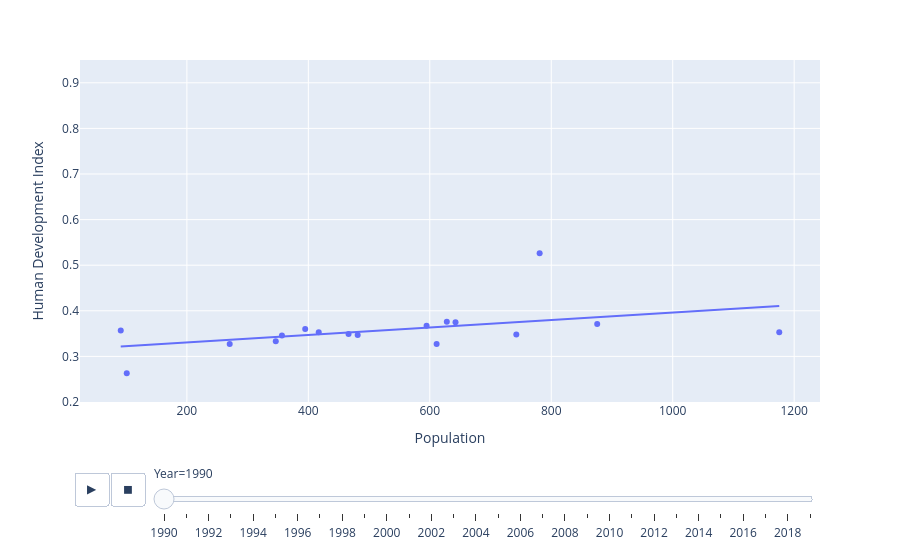

Notebook code for this chart:
### Code cell
px.scatter(
    df1,
    x=INDICATOR5,                             # Data for x-axis
    log_x = False,
    #range_x= [0, 2200],
    range_y= [0.20, 0.95],
    y=INDICATOR1,                             # Data for y-axis
    #color=ADM1,                              # Data for color coding
    #symbol=ADM1,                             # Data for symbol coding
    hover_name=ADM3,                         # Municipality for hover tooltip
    trendline='ols',                          # Adding OLS trendline
    #trendline_scope= "overall",
    hover_data=[INDICATOR1],                 # Additional data for hover tooltip
    #marginal_x= 'box',
    #marginal_y= 'box',
    animation_frame= 'year',
    labels=dict(data_dict)                    # Custom labels from data_dict
)

### Figure 1 — Plotly figure (JSON) as saved in the notebook; plotly's stock layout.template omitted (floating-point values rounded to 4 significant figures)
{"data": [{"hovertemplate": "<b>%{hovertext}</b><br><br>Year=1990<br>Population=%{x}<br>Human Development Index=%{y}<extra></extra>", "hovertext": ["Kaoh Kong", "Prey Veaeng", "Pousat", "Svay Rieng", "Takaev", "Kampong Spueu", "Banteay Mean Chey", "Preah Vihear-Stueng Traeng-Kracheh", "Bat Dambang-Krong Pailin", "Siem Reab-Otdar Mean Chey", "Phnom Penh", "Kampong Thum", "Kampot-Krong Kaeb-Krong Preah Sihanouk", "Kampong Chhnang", "Kampong Cham (incl Tboung Khmum)", "Kandal", "Mondol Kiri-Rotanak Kiri"], "legendgroup": "", "marker": {"color": "#636efa", "symbol": "circle"}, "mode": "markers", "name": "", "orientation": "v", "showlegend": false, "type": "scatter", "x": [91.1, 742.5, 270.5, 394.8, 642.4, 481.3, 417.1, 356.5, 628.0, 611.2, 780.9, 466.2, 594.7, 346.4, 1175.0, 875.7, 101.0], "xaxis": "x", "y": [0.357, 0.348, 0.327, 0.36, 0.375, 0.347, 0.353, 0.346, 0.376, 0.327, 0.526, 0.349, 0.367, 0.333, 0.353, 0.371, 0.263], "yaxis": "y"}, {"hovertemplate": "<b>OLS trendline</b><br>shdi = 8.20743e-05 * pop + 0.314196<br>R<sup>2</sup>=0.200078<br><br>Year=1990<br>Population=%{x}<br>Human Development Index=%{y} <b>(trend)</b><extra></extra>", "legendgroup": "", "marker": {"color": "#636efa", "symbol": "circle"}, "mode": "lines", "name": "", "showlegend": false, "type": "scatter", "x": [91.1, 101.0, 270.5, 346.4, 356.5, 394.8, 417.1, 466.2, 481.3, 594.7, 611.2, 628.0, 642.4, 742.5, 780.9, 875.7, 1175.0], "xaxis": "x", "y": [0.3217, 0.3225, 0.3364, 0.3426, 0.3435, 0.3466, 0.3484, 0.3525, 0.3537, 0.363, 0.3644, 0.3657, 0.3669, 0.3751, 0.3783, 0.3861, 0.4107], "yaxis": "y"}], "layout": {"legend": {"tracegroupgap": 0}, "margin": {"t": 60}, "sliders": [{"active": 0, "currentvalue": {"prefix": "Year="}, "len": 0.9, "pad": {"b": 10, "t": 60}, "steps": [{"args": [["1990"], {"frame": {"duration": 0, "redraw": false}, "fromcurrent": true, "mode": "immediate", "transition": {"duration": 0, "easing": "linear"}}], "label": "1990", "method": "animate"}, {"args": [["1991"], {"frame": {"duration": 0, "redraw": false}, "fromcurrent": true, "mode": "immediate", "transition": {"duration": 0, "easing": "linear"}}], "label": "1991", "method": "animate"}, {"args": [["1992"], {"frame": {"duration": 0, "redraw": false}, "fromcurrent": true, "mode": "immediate", "transition": {"duration": 0, "easing": "linear"}}], "label": "1992", "method": "animate"}, {"args": [["1993"], {"frame": {"duration": 0, "redraw": false}, "fromcurrent": true, "mode": "immediate", "transition": {"duration": 0, "easing": "linear"}}], "label": "1993", "method": "animate"}, {"args": [["1994"], {"frame": {"duration": 0, "redraw": false}, "fromcurrent": true, "mode": "immediate", "transition": {"duration": 0, "easing": "linear"}}], "label": "1994", "method": "animate"}, {"args": [["1995"], {"frame": {"duration": 0, "redraw": false}, "fromcurrent": true, "mode": "immediate", "transition": {"duration": 0, "easing": "linear"}}], "label": "1995", "method": "animate"}, {"args": [["1996"], {"frame": {"duration": 0, "redraw": false}, "fromcurrent": true, "mode": "immediate", "transition": {"duration": 0, "easing": "linear"}}], "label": "1996", "method": "animate"}, {"args": [["1997"], {"frame": {"duration": 0, "redraw": false}, "fromcurrent": true, "mode": "immediate", "transition": {"duration": 0, "easing": "linear"}}], "label": "1997", "method": "animate"}, {"args": [["1998"], {"frame": {"duration": 0, "redraw": false}, "fromcurrent": true, "mode": "immediate", "transition": {"duration": 0, "easing": "linear"}}], "label": "1998", "method": "animate"}, {"args": [["1999"], {"frame": {"duration": 0, "redraw": false}, "fromcurrent": true, "mode": "immediate", "transition": {"duration": 0, "easing": "linear"}}], "label": "1999", "method": "animate"}, {"args": [["2000"], {"frame": {"duration": 0, "redraw": false}, "fromcurrent": true, "mode": "immediate", "transition": {"duration": 0, "easing": "linear"}}], "label": "2000", "method": "animate"}, {"args": [["2001"], {"frame": {"duration": 0, "redraw": false}, "fromcurrent": true, "mode": "immediate", "transition": {"duration": 0, "easing": "linear"}}], "label": "2001", "method": "animate"}, {"args": [["2002"], {"frame": {"duration": 0, "redraw": false}, "fromcurrent": true, "mode": "immediate", "transition": {"duration": 0, "easing": "linear"}}], "label": "2002", "method": "animate"}, {"args": [["2003"], {"frame": {"duration": 0, "redraw": false}, "fromcurrent": true, "mode": "immediate", "transition": {"duration": 0, "easing": "linear"}}], "label": "2003", "method": "animate"}, {"args": [["2004"], {"frame": {"duration": 0, "redraw": false}, "fromcurrent": true, "mode": "immediate", "transition": {"duration": 0, "easing": "linear"}}], "label": "2004", "method": "animate"}, {"args": [["2005"], {"frame": {"duration": 0, "redraw": false}, "fromcurrent": true, "mode": "immediate", "transition": {"duration": 0, "easing": "linear"}}], "label": "2005", "method": "animate"}, {"args": [["2006"], {"frame": {"duration": 0, "redraw": false}, "fromcurrent": true, "mode": "immediate", "transition": {"duration": 0, "easing": "linear"}}], "label": "2006", "method": "animate"}, {"args": [["2007"], {"frame": {"duration": 0, "redraw": false}, "fromcurrent": true, "mode": "immediate", "transition": {"duration": 0, "easing": "linear"}}], "label": "2007", "method": "animate"}, {"args": [["2008"], {"frame": {"duration": 0, "redraw": false}, "fromcurrent": true, "mode": "immediate", "transition": {"duration": 0, "easing": "linear"}}], "label": "2008", "method": "animate"}, {"args": [["2009"], {"frame": {"duration": 0, "redraw": false}, "fromcurrent": true, "mode": "immediate", "transition": {"duration": 0, "easing": "linear"}}], "label": "2009", "method": "animate"}, {"args": [["2010"], {"frame": {"duration": 0, "redraw": false}, "fromcurrent": true, "mode": "immediate", "transition": {"duration": 0, "easing": "linear"}}], "label": "2010", "method": "animate"}, {"args": [["2011"], {"frame": {"duration": 0, "redraw": false}, "fromcurrent": true, "mode": "immediate", "transition": {"duration": 0, "easing": "linear"}}], "label": "2011", "method": "animate"}, {"args": [["2012"], {"frame": {"duration": 0, "redraw": false}, "fromcurrent": true, "mode": "immediate", "transition": {"duration": 0, "easing": "linear"}}], "label": "2012", "method": "animate"}, {"args": [["2013"], {"frame": {"duration": 0, "redraw": false}, "fromcurrent": true, "mode": "immediate", "transition": {"duration": 0, "easing": "linear"}}], "label": "2013", "method": "animate"}, {"args": [["2014"], {"frame": {"duration": 0, "redraw": false}, "fromcurrent": true, "mode": "immediate", "transition": {"duration": 0, "easing": "linear"}}], "label": "2014", "method": "animate"}, {"args": [["2015"], {"frame": {"duration": 0, "redraw": false}, "fromcurrent": true, "mode": "immediate", "transition": {"duration": 0, "easing": "linear"}}], "label": "2015", "method": "animate"}, {"args": [["2016"], {"frame": {"duration": 0, "redraw": false}, "fromcurrent": true, "mode": "immediate", "transition": {"duration": 0, "easing": "linear"}}], "label": "2016", "method": "animate"}, {"args": [["2017"], {"frame": {"duration": 0, "redraw": false}, "fromcurrent": true, "mode": "immediate", "transition": {"duration": 0, "easing": "linear"}}], "label": "2017", "method": "animate"}, {"args": [["2018"], {"frame": {"duration": 0, "redraw": false}, "fromcurrent": true, "mode": "immediate", "transition": {"duration": 0, "easing": "linear"}}], "label": "2018", "method": "animate"}, {"args": [["2019"], {"frame": {"duration": 0, "redraw": false}, "fromcurrent": true, "mode": "immediate", "transition": {"duration": 0, "easing": "linear"}}], "label": "2019", "method": "animate"}], "x": 0.1, "xanchor": "left", "y": 0, "yanchor": "top"}], "updatemenus": [{"buttons": [{"args": [null, {"frame": {"duration": 500, "redraw": false}, "fromcurrent": true, "mode": "immediate", "transition": {"duration": 500, "easing": "linear"}}], "label": "&#9654;", "method": "animate"}, {"args": [[null], {"frame": {"duration": 0, "redraw": false}, "fromcurrent": true, "mode": "immediate", "transition": {"duration": 0, "easing": "linear"}}], "label": "&#9724;", "method": "animate"}], "direction": "left", "pad": {"r": 10, "t": 70}, "showactive": false, "type": "buttons", "x": 0.1, "xanchor": "right", "y": 0, "yanchor": "top"}], "xaxis": {"anchor": "y", "domain": [0.0, 1.0], "title": {"text": "Population"}}, "yaxis": {"anchor": "x", "domain": [0.0, 1.0], "range": [0.2, 0.95], "title": {"text": "Human Development Index"}}}}
